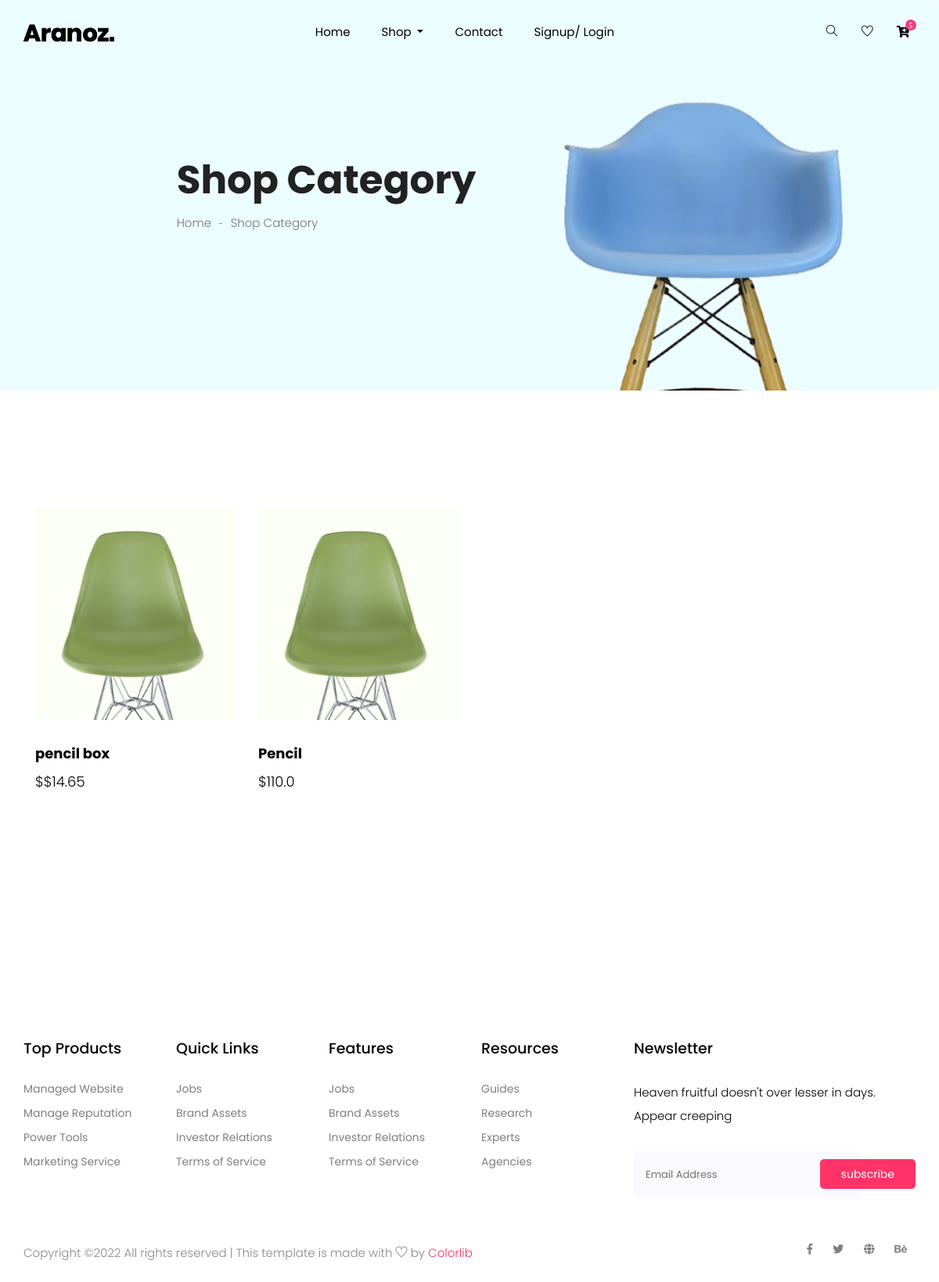
The page /category on the database its author committed.
### Website/models.py (models this page shows)
class Add_Product(db.Model):
    idd = db.Column(db.Integer, primary_key = True)
    title = db.Column(db.String(200))
    price = db.Column(db.String(20))

### Website/auth.py (the view)
@auth.route('/category')
def category():
    add_product = Add_Product.query.all()
    return render_template("category.html", user=current_user, add_product = add_product)

### Website/templates/category.html (shortened to what this page needs)
{% extends "base.html" %}
{% block content %}
    <section class="breadcrumb breadcrumb_bg">
        <div class="container">
            <div class="row justify-content-center">
                <div class="col-lg-8">
                    <div class="breadcrumb_iner">
                        <div class="breadcrumb_iner_item">
                            <h2>Shop Category</h2>
                            <p>Home <span>-</span> Shop Category</p>
                        </div>
                    </div>
                </div>
            </div>
        </div>
    </section>
    <section class="cat_product_area section_padding">
        <div class="container">
                <div class="col-lg-9">
                    <div class="row">
                        <div class="col-lg-12">
                            <div class="product_top_bar d-flex justify-content-between align-items-center">
                            </div>
                        </div>
                    </div>
                    <div class="row align-items-center latest_product_inner" style="padding-left: 10 px;">
                        {% for i in add_product %}
                        <div class="col-lg-4 col-sm-6">
                            <div class="single_product_item">
                                <img src="{{ url_for('static', filename='img/product/product_1.png') }}" alt="">
                                <div class="single_product_text">
                                    <h4>{{i.title}}</h4>
                                    <h3>${{i.price}}</h3>
                                </div>
                            </div>
                        </div>
                        {% endfor %}
                    </div>
                </div>
            </div>
    </section>
    {% endblock %}

### Website/templates/base.html (shortened to what this page needs)
<!doctype html>
<html lang="zxx">
<head>
    <link rel="stylesheet" href="{{ url_for('static', filename='css/bootstrap.min.css') }}">
    <link rel="stylesheet" href="{{ url_for('static', filename='css/animate.css') }}">
    <link rel="stylesheet" href="{{ url_for('static', filename='css/owl.carousel.min.css') }}">
    <link rel="stylesheet" href="{{ url_for('static', filename='css/all.css') }}">
    <link rel="stylesheet" href="{{ url_for('static', filename='css/flaticon.css') }}">
    <link rel="stylesheet" href="{{ url_for('static', filename='css/themify-icons.css') }}">
    <link rel="stylesheet" href="{{ url_for('static', filename='css/magnific-popup.css') }}">
    <link rel="stylesheet" href="{{ url_for('static', filename='css/slick.css') }}">
    <link rel="stylesheet" href="{{ url_for('static', filename='css/style.css') }}">
    <link rel="stylesheet" href="{{ url_for('static', filename='vendor/mdi-font/css/material-design-iconic-font.min.css') }}">
    <link rel="stylesheet" href="{{ url_for('static', filename='vendor/font-awesome-4.7/css/font-awesome.min.css') }}">
    <link rel="stylesheet" href="{{ url_for('static', filename='vendor/select2/select2.min.css') }}">
    <link rel="stylesheet" href="{{ url_for('static', filename='vendor/datepicker/daterangepicker.css') }}">
    <link rel="stylesheet" href="{{ url_for('static', filename='css/main.css') }}">
    <link rel="stylesheet" href="{{ url_for('static', filename='css/bootstrap.min.css') }}">
    <link rel="stylesheet" href="{{ url_for('static', filename='css/animate.css') }}">
    <link rel="stylesheet" href="{{ url_for('static', filename='css/owl.carousel.min.css') }}">
    <link rel="stylesheet" href="{{ url_for('static', filename='css/all.css') }}">
    <link rel="stylesheet" href="{{ url_for('static', filename='css/flaticon.css') }}">
    <link rel="stylesheet" href="{{ url_for('static', filename='css/themify-icons.css') }}">
    <link rel="stylesheet" href="{{ url_for('static', filename='css/magnific-popup.css') }}">
    <link rel="stylesheet" href="{{ url_for('static', filename='css/slick.css') }}">
    <link rel="stylesheet" href="{{ url_for('static', filename='css/style.css') }}">
</head>
<body>
    <header class="main_menu home_menu">
        <div class="container">
            <div class="row align-items-center">
                <div class="col-lg-12">
                    <nav class="navbar navbar-expand-lg navbar-light">
                        <a class="navbar-brand" href="index.html"> <img src="{{ url_for('static', filename='img/logo.png') }}" alt="Logo"> </a>
                        <div class="collapse navbar-collapse main-menu-item" id="navbarSupportedContent">
                            <ul class="navbar-nav">
                                <li class="nav-item">
                                    <a class="nav-link" href="index.html">Home</a>
                                </li>
                                <li class="nav-item dropdown">
                                    <a class="nav-link dropdown-toggle" href="blog.html" id="navbarDropdown_1"
                                        role="button" data-toggle="dropdown" aria-haspopup="true" aria-expanded="false">
                                        Shop
                                    </a>
                                </li>
                                <li class="nav-item">
                                    <a class="nav-link" href="contact.html">Contact</a>
                                </li>
                                {% if user.is_authenticated %}
                                <li class="nav-item">
                                    <a class="nav-link" href="logout">Logout</a>
                                </li>
                                {% else %}
                                <li class="nav-item">
                                    <a class="nav-link" href="login">Signup/ Login</a>
                                </li>
                                {% endif %}
                            </ul>
                        </div>
                        <div class="hearer_icon d-flex">
                            <a id="search_1" href="javascript:void(0)"><i class="ti-search"></i></a>
                            <a href=""><i class="ti-heart"></i></a>
                            <div class="dropdown cart">
                                <a class="dropdown-toggle" href="cart" id="navbarDropdown3" role="button"
                                    data-toggle="dropdown" aria-haspopup="true" aria-expanded="false">
                                    <i class="fas fa-cart-plus"></i>
                                </a>
                            </div>
                        </div>
                    </nav>
                </div>
            </div>
        </div>
</header>
{% block content %}
{% endblock %}
  <footer class="footer_part">
    <div class="container">
      <div class="row justify-content-around">
        <div class="col-sm-6 col-lg-2">
          <div class="single_footer_part">
            <h4>Top Products</h4>
            <ul class="list-unstyled">
              <li><a href="">Managed Website</a></li>
              <li><a href="">Manage Reputation</a></li>
              <li><a href="">Power Tools</a></li>
              <li><a href="">Marketing Service</a></li>
            </ul>
          </div>
        </div>
        <div class="col-sm-6 col-lg-2">
          <div class="single_footer_part">
            <h4>Quick Links</h4>
            <ul class="list-unstyled">
              <li><a href="">Jobs</a></li>
              <li><a href="">Brand Assets</a></li>
              <li><a href="">Investor Relations</a></li>
              <li><a href="">Terms of Service</a></li>
            </ul>
          </div>
        </div>
        <div class="col-sm-6 col-lg-2">
          <div class="single_footer_part">
            <h4>Features</h4>
            <ul class="list-unstyled">
              <li><a href="">Jobs</a></li>
              <li><a href="">Brand Assets</a></li>
              <li><a href="">Investor Relations</a></li>
              <li><a href="">Terms of Service</a></li>
            </ul>
          </div>
        </div>
        <div class="col-sm-6 col-lg-2">
          <div class="single_footer_part">
            <h4>Resources</h4>
            <ul class="list-unstyled">
              <li><a href="">Guides</a></li>
              <li><a href="">Research</a></li>
              <li><a href="">Experts</a></li>
              <li><a href="">Agencies</a></li>
            </ul>
          </div>
        </div>
        <div class="col-sm-6 col-lg-4">
          <div class="single_footer_part">
            <h4>Newsletter</h4>
            <p>Heaven fruitful doesn't over lesser in days. Appear creeping
            </p>
            <div id="mc_embed_signup">
              <form target="_blank"
                action="https://spondonit.us12.list-manage.com/subscribe/post?u=1462626880ade1ac87bd9c93a&amp;id=92a4423d01"
                method="get" class="subscribe_form relative mail_part">
                <input type="email" name="email" id="newsletter-form-email" placeholder="Email Address"
                  class="placeholder hide-on-focus" onfocus="this.placeholder = ''"
                  onblur="this.placeholder = ' Email Address '">
                <button type="submit" name="submit" id="newsletter-submit"
                  class="email_icon newsletter-submit button-contactForm">subscribe</button>
              </form>
            </div>
          </div>
        </div>
      </div>
    </div>
    <div class="copyright_part">
      <div class="container">
        <div class="row">
          <div class="col-lg-8">
            <div class="copyright_text">
              <P>
Copyright &copy;<script>document.write(new Date().getFullYear());</script> All rights reserved | This template is made with <i class="ti-heart" aria-hidden="true"></i> by <a href="https://colorlib.com" target="_blank">Colorlib</a>
</P>
            </div>
          </div>
          <div class="col-lg-4">
            <div class="footer_icon social_icon">
              <ul class="list-unstyled">
                <li><a href="#" class="single_social_icon"><i class="fab fa-facebook-f"></i></a></li>
                <li><a href="#" class="single_social_icon"><i class="fab fa-twitter"></i></a></li>
                <li><a href="#" class="single_social_icon"><i class="fas fa-globe"></i></a></li>
                <li><a href="#" class="single_social_icon"><i class="fab fa-behance"></i></a></li>
              </ul>
            </div>
          </div>
        </div>
      </div>
    </div>
  </footer>
</body>
</html>

### Website/static/css/all.css (style rules this page uses)
.fa, .fas, .far, .fal, .fab { -moz-osx-font-smoothing: grayscale; -webkit-font-smoothing: antialiased; display: inline-block; font-style: normal; font-variant: normal; text-rendering: auto; line-height: 1; }
.fa-behance:before { content: "\f1b4"; }
.fa-cart-plus:before { content: "\f217"; }
.fa-facebook-f:before { content: "\f39e"; }
.fa-globe:before { content: "\f0ac"; }
.fa-twitter:before { content: "\f099"; }
.fab { font-family: 'Font Awesome 5 Brands'; }
.fa, .fas { font-family: 'Font Awesome 5 Free'; font-weight: 900; }

### Website/static/css/main.css (style rules this page uses)
.row { display: -webkit-box; display: -webkit-flex; display: -moz-box; display: -ms-flexbox; display: flex; -webkit-flex-wrap: wrap; -ms-flex-wrap: wrap; flex-wrap: wrap; }
html { -webkit-box-sizing: border-box; -moz-box-sizing: border-box; box-sizing: border-box; }
* { padding: 0; margin: 0; }
*, *:before, *:after { -webkit-box-sizing: inherit; -moz-box-sizing: inherit; box-sizing: inherit; }
body, h1, h2, h3, h4, h5, h6, blockquote, p, pre, dl, dd, ol, ul, figure, hr, fieldset, legend { margin: 0; padding: 0; }
button { outline: none; background: none; border: none; }
body { font-family: "Roboto", "Arial", "Helvetica Neue", sans-serif; font-weight: 400; font-size: 14px; }
h1, h2, h3, h4, h5, h6 { font-weight: 400; }
h2 { font-size: 30px; }
h3 { font-size: 24px; }
h4 { font-size: 18px; }
input { outline: none; margin: 0; border: none; -webkit-box-shadow: none; -moz-box-shadow: none; box-shadow: none; width: 100%; font-size: 14px; font-family: inherit; }

### rows shown on the page
Add_Product: title "pencil box", price "$14.65"
Add_Product: title "Pencil", price "110.0"
